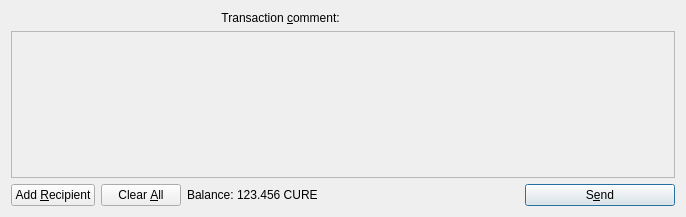
<?xml version="1.0" encoding="UTF-8"?>
<ui version="4.0">
 <class>SendCoinsDialog</class>
 <widget class="QDialog" name="SendCoinsDialog">
  <property name="geometry">
   <rect>
    <x>0</x>
    <y>0</y>
    <width>686</width>
    <height>217</height>
   </rect>
  </property>
  <property name="windowTitle">
   <string>Send Coins</string>
  </property>
  <layout class="QVBoxLayout" name="verticalLayout">
   <item>
    <layout class="QHBoxLayout" name="horizontalLayoutTxComment">
     <property name="spacing">
      <number>0</number>
     </property>
     <item>
      <widget class="QLabel" name="labelTxComment">
       <property name="text">
        <string>Transaction &amp;comment: </string>
       </property>
       <property name="alignment">
        <set>Qt::AlignLeading|Qt::AlignLeft|Qt::AlignRight|Qt::AlignTrailing|Qt::AlignVCenter</set>
       </property>
       <property name="buddy">
        <cstring>editTxComment</cstring>
       </property>
      </widget>
     </item>
     <item>
      <widget class="QValidatedLineEdit" name="editTxComment" native="true">
       <property name="enabled">
        <bool>true</bool>
       </property>
       <property name="toolTip">
        <string>Enter a transaction comment  (MAX 256 Characters) (Note: this information is public)</string>
       </property>
      </widget>
     </item>
    </layout>
   </item>
   <item>
    <widget class="QScrollArea" name="scrollArea">
     <property name="widgetResizable">
      <bool>true</bool>
     </property>
     <widget class="QWidget" name="scrollAreaWidgetContents">
      <property name="geometry">
       <rect>
        <x>0</x>
        <y>0</y>
        <width>666</width>
        <height>145</height>
       </rect>
      </property>
      <layout class="QVBoxLayout" name="verticalLayout_2">
       <property name="leftMargin">
        <number>0</number>
       </property>
       <property name="topMargin">
        <number>0</number>
       </property>
       <property name="rightMargin">
        <number>0</number>
       </property>
       <property name="bottomMargin">
        <number>0</number>
       </property>
       <item>
        <layout class="QVBoxLayout" name="entries">
         <property name="spacing">
          <number>6</number>
         </property>
        </layout>
       </item>
       <item>
        <spacer name="verticalSpacer">
         <property name="orientation">
          <enum>Qt::Vertical</enum>
         </property>
         <property name="sizeHint" stdset="0">
          <size>
           <width>20</width>
           <height>40</height>
          </size>
         </property>
        </spacer>
       </item>
      </layout>
     </widget>
    </widget>
   </item>
   <item>
    <layout class="QHBoxLayout" name="horizontalLayout">
     <item>
      <widget class="QPushButton" name="addButton">
       <property name="toolTip">
        <string>Send to multiple recipients at once</string>
       </property>
       <property name="text">
        <string>Add &amp;Recipient</string>
       </property>
       <property name="icon">
        <iconset resource="../curecoin.qrc">
         <normaloff>:/icons/add</normaloff>:/icons/add</iconset>
       </property>
       <property name="autoDefault">
        <bool>false</bool>
       </property>
      </widget>
     </item>
     <item>
      <widget class="QPushButton" name="clearButton">
       <property name="sizePolicy">
        <sizepolicy hsizetype="Minimum" vsizetype="Fixed">
         <horstretch>0</horstretch>
         <verstretch>0</verstretch>
        </sizepolicy>
       </property>
       <property name="toolTip">
        <string>Remove all transaction fields</string>
       </property>
       <property name="text">
        <string>Clear &amp;All</string>
       </property>
       <property name="icon">
        <iconset resource="../curecoin.qrc">
         <normaloff>:/icons/remove</normaloff>:/icons/remove</iconset>
       </property>
       <property name="autoRepeatDelay">
        <number>300</number>
       </property>
       <property name="autoDefault">
        <bool>false</bool>
       </property>
      </widget>
     </item>
     <item>
      <layout class="QHBoxLayout" name="horizontalLayout_2">
       <property name="spacing">
        <number>3</number>
       </property>
       <item>
        <widget class="QLabel" name="label">
         <property name="text">
          <string>Balance:</string>
         </property>
        </widget>
       </item>
       <item>
        <widget class="QLabel" name="labelBalance">
         <property name="cursor">
          <cursorShape>IBeamCursor</cursorShape>
         </property>
         <property name="text">
          <string>123.456 CURE</string>
         </property>
         <property name="textInteractionFlags">
          <set>Qt::LinksAccessibleByMouse|Qt::TextSelectableByKeyboard|Qt::TextSelectableByMouse</set>
         </property>
        </widget>
       </item>
      </layout>
     </item>
     <item>
      <spacer name="horizontalSpacer">
       <property name="orientation">
        <enum>Qt::Horizontal</enum>
       </property>
       <property name="sizeHint" stdset="0">
        <size>
         <width>40</width>
         <height>20</height>
        </size>
       </property>
      </spacer>
     </item>
     <item>
      <widget class="QPushButton" name="sendButton">
       <property name="minimumSize">
        <size>
         <width>150</width>
         <height>0</height>
        </size>
       </property>
       <property name="toolTip">
        <string>Confirm the send action</string>
       </property>
       <property name="text">
        <string>S&amp;end</string>
       </property>
       <property name="icon">
        <iconset resource="../curecoin.qrc">
         <normaloff>:/icons/send</normaloff>:/icons/send</iconset>
       </property>
       <property name="default">
        <bool>true</bool>
       </property>
      </widget>
     </item>
    </layout>
   </item>
  </layout>
 </widget>
 <customwidgets>
  <customwidget>
   <class>QValidatedLineEdit</class>
   <extends>QWidget</extends>
   <header>qvalidatedlineedit.h</header>
  </customwidget>
 </customwidgets>
 <resources>
  <include location="../curecoin.qrc"/>
 </resources>
 <connections/>
</ui>
